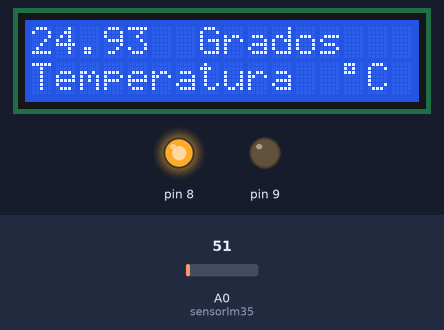
The sketch below on a simulated Arduino Uno, built with avr-gcc and run on an emulated ATmega328P. Parts: 16×2 character LCD, output pins drawn as LEDs (lit = HIGH). The inputs (shaded band) are chosen by the test bench; at power-on: A0 (sensorlm35) = 51. What the sketch prints to the serial monitor is not drawn.

Above: at 1.6 s.
1.7 s: A0 (sensorlm35) set to 56
At 3.6 s:
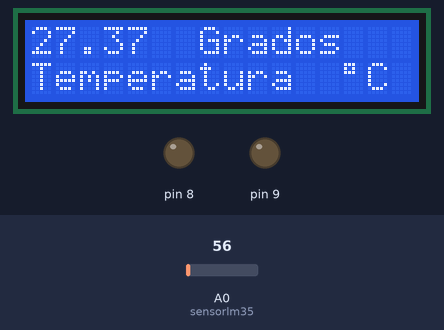
3.9 s: A0 (sensorlm35) set to 61
At 5.6 s:
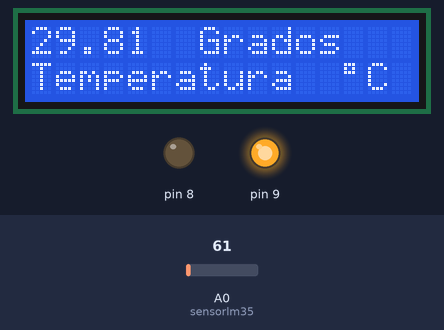
5.9 s: A0 (sensorlm35) set to 71
At 7.7 s:
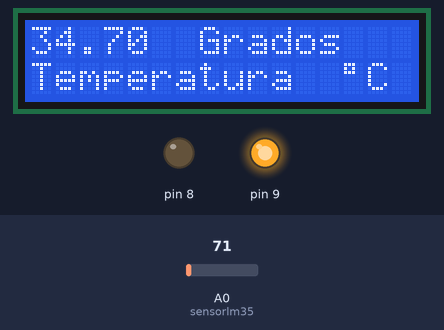
Timing chart, 0 to 9.2 s (numbered marks = the images above; inputs shaded):
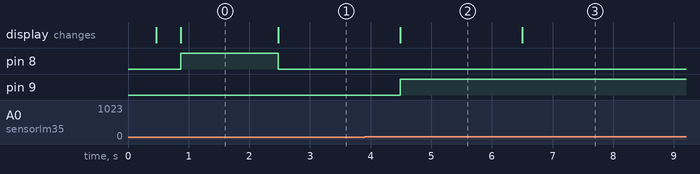

Measured:
- the behaviour switches between 55 and 56 on A0 (sensorlm35) (found by bisection; images 0 and 1)
- after the input at 1.7 s, pin 8: HIGH → LOW after 0.78 s; the display: changes after 0.78 s (image 1)
- after the input at 3.9 s, pin 9: LOW → HIGH after 0.59 s; the display: changes after 0.59 s (image 2)
- after the input at 5.9 s, the display: changes after 0.60 s (image 3)

The sketch:

sensor.ino
```cpp
/*Natalia Isabel Hernandez Naveros
  Leidy Yuliana Quintero Jaramillo
  Jhon Anderson Sanchez Buritica
  Proyecto Simulacion sensor de temperatura*/
//Libreria y definicion de pines lcd
#include <LiquidCrystal.h>
const int rs = 12, en = 11, d4 = 5, d5 = 4, d6 = 3, d7 = 2;
LiquidCrystal lcd(rs, en, d4, d5, d6, d7);

// Constantes
const int sensorlm35 = A0;

 // Variables
int milivolts;

// Inicialización
void setup() {
 Serial.begin(9600);
 lcd.begin(16,2); //dimensiones del lcd
 delay(400);
 lcd.setCursor(0,2);
 lcd.print("Temperatura");
 lcd.setCursor(13,2);
 lcd.print((char)223);
 lcd.setCursor(14,2);
 lcd.print("C");
 pinMode(8,OUTPUT);
 pinMode(9,OUTPUT);
}

// Ciclo infinito
void loop() {
// Lectura del sensor de temperatura
  milivolts = analogRead(sensorlm35);
  float temperatura = (milivolts*500.0)/1023;
  Serial.print(temperatura);
  delay(400);

//Impresión en LCD temperatura
 lcd.setCursor(0,0);
 lcd.print(temperatura);
 lcd.setCursor(7,0);
 lcd.print( "Grados");

 // Condiciones para encendido de leds
 if (temperatura < 27){ // Menor a 27° encendido led azul
  digitalWrite(8,HIGH);
}
 else
 digitalWrite(8,LOW);

 if (temperatura > 29){ // Mayor a 29° encendido led rojo
  digitalWrite(9,HIGH);
}
 else
  digitalWrite(9,LOW);
}
```
